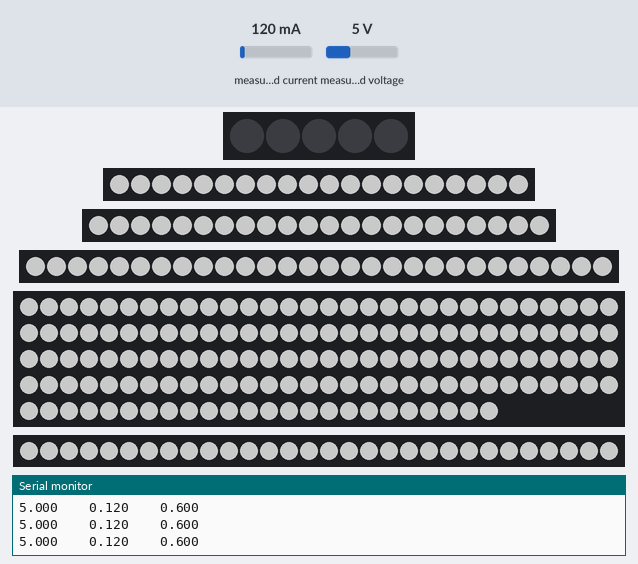
A sketch run on a simulated Arduino Uno, built with avr-gcc and run on an emulated ATmega328P. Shown: 5 RGB LEDs in strip order, left to right, 20 RGB LEDs in strip order, left to right, 22 RGB LEDs in strip order, left to right, 28 RGB LEDs in strip order, left to right, 144 RGB LEDs in strip order, left to right, continuing on the next row, 30 RGB LEDs in strip order, left to right, the last lines printed to the serial monitor. Inputs (shaded band) come from the test bench; at power-on: measured voltage 5 V, measured current 120 mA. Dim RGB values are drawn brighter than linear.

Above: at 3.2 s.
3.3 s: measured voltage set to 11.2 V
At 3.6 s:
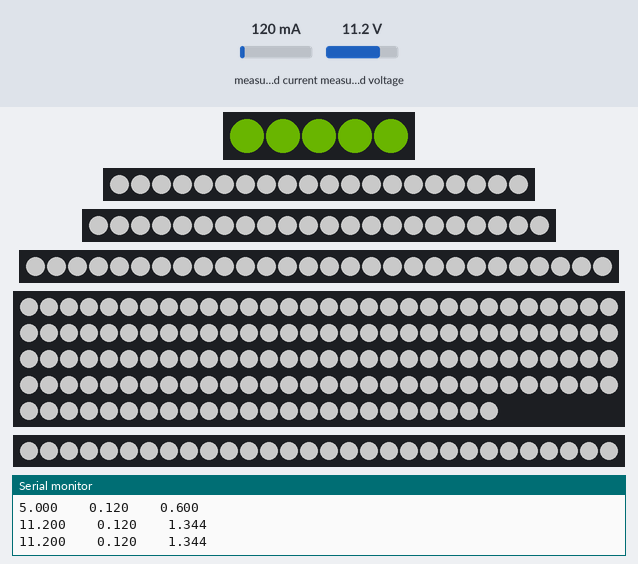
4.8 s: measured voltage set to 14.7 V
At 5.3 s:
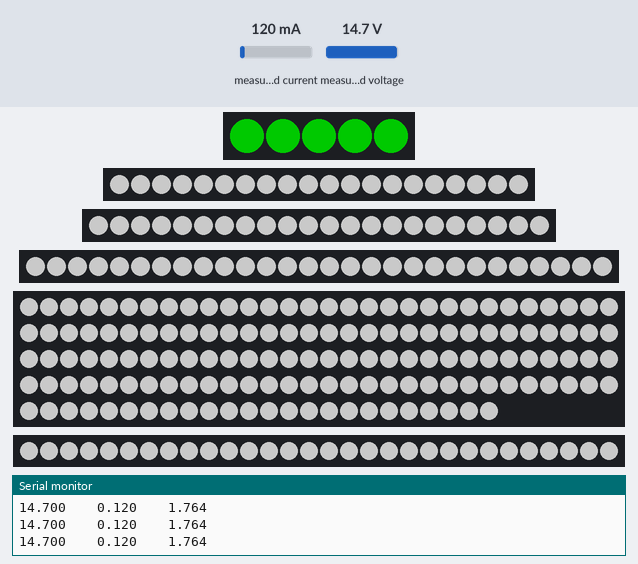
6.3 s: measured voltage set to 9.8 V
At 6.9 s:
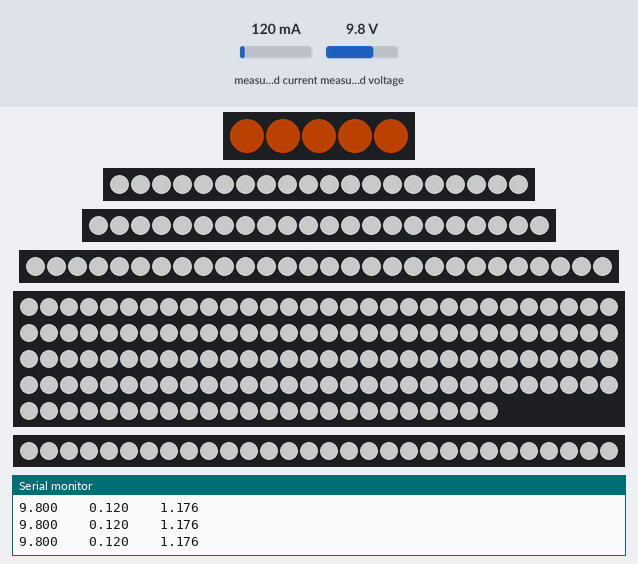
7.8 s: measured voltage set to 10.2 V
At 8.6 s:
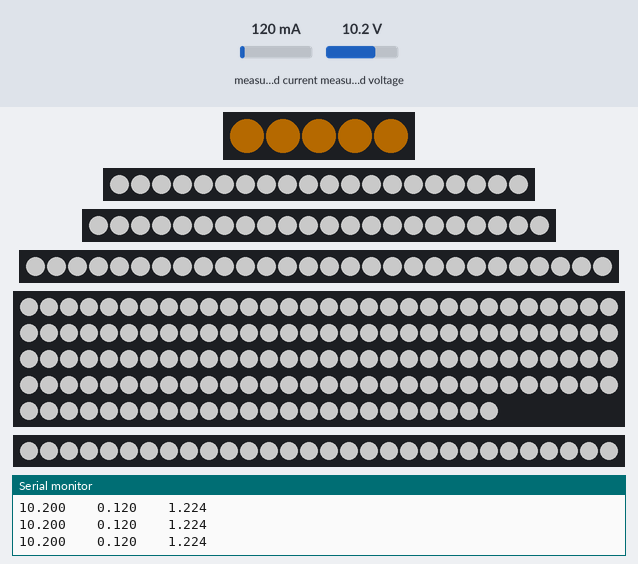
Timing chart, 0 to 10.3 s (numbered marks = the images above; inputs shaded):
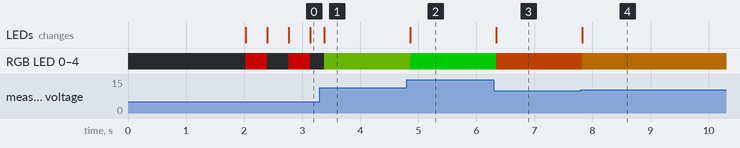

Measured:
- after the input at 3.3 s, the LEDs: change after 0.08 s (image 1)
- after the input at 4.8 s, RGB LED 0–4: RGB(37, 64, 0) → RGB(0, 102, 0) after 0.06 s; the LEDs: change after 0.06 s (image 2)
- after the input at 6.3 s, RGB LED 0–4: RGB(0, 102, 0) → RGB(75, 26, 0) at once; the LEDs: change at once (image 3)
- after the input at 7.8 s, RGB LED 0–4: RGB(75, 26, 0) → RGB(64, 37, 0) at once; the LEDs: change at once (image 4)

The sketch:

Batterytest_w_monitorindicator.ino
```cpp
#include <Wire.h>
#include <INA226.h>
#include <Adafruit_NeoPixel.h>
// ---------------- MACROS ----------------
#define LED_BRIGHTNESS 255 - 51 * 3

// ---------------- INA226 ----------------
INA226 INA(0x40);

// ---------------- Indicator LEDs ----------------
#define LED_PIN    6
#define LED_COUNT  5

Adafruit_NeoPixel strip(LED_COUNT, LED_PIN, NEO_GRB + NEO_KHZ800);

// ---------------- Test LED Strips ----------------
#define PIN_D9    9
#define PIN_D10   10
#define PIN_D11   11
#define PIN_D12   12
#define PIN_D13   13

#define LEDS_D9   20
#define LEDS_D10  22
#define LEDS_D11  28
#define LEDS_D12  144
#define LEDS_D13  30

Adafruit_NeoPixel stripD9 (LEDS_D9,  PIN_D9,  NEO_GRB + NEO_KHZ800);
Adafruit_NeoPixel stripD10(LEDS_D10, PIN_D10, NEO_GRB + NEO_KHZ800);
Adafruit_NeoPixel stripD11(LEDS_D11, PIN_D11, NEO_GRB + NEO_KHZ800);
Adafruit_NeoPixel stripD12(LEDS_D12, PIN_D12, NEO_GRB + NEO_KHZ800);
Adafruit_NeoPixel stripD13(LEDS_D13, PIN_D13, NEO_GRB + NEO_KHZ800);

// ---------------- Battery thresholds ----------------
const float BATTERY_FULL_V    = 12.6;
const float BATTERY_SHUTOFF_V = 8.4;
const float FLASH_THRESHOLD_V = 8.8;

// ---------------- Timing ----------------
unsigned long lastFlashTime = 0;
bool flashState = false;
const unsigned long flashIntervalMs = 300;

// ----------------------------------------------------
void setStripColor(Adafruit_NeoPixel &s, uint8_t r, uint8_t g, uint8_t b) {
  for (uint16_t i = 0; i < s.numPixels(); i++) {
    s.setPixelColor(i, s.Color(r, g, b));
  }
  s.show();
}

void setAllLEDs(uint8_t r, uint8_t g, uint8_t b) {
  for (int i = 0; i < LED_COUNT; i++) {
    strip.setPixelColor(i, strip.Color(r, g, b));
  }
  strip.show();
}

// Smoothly shift from green to red
void showBatteryColor(float batteryVoltage) {

  if (batteryVoltage > BATTERY_FULL_V) batteryVoltage = BATTERY_FULL_V;
  if (batteryVoltage < FLASH_THRESHOLD_V) batteryVoltage = FLASH_THRESHOLD_V;

  float fraction =
      (batteryVoltage - FLASH_THRESHOLD_V) /
      (BATTERY_FULL_V - FLASH_THRESHOLD_V);

  uint8_t red   = (uint8_t)(255.0f * (1.0f - fraction));
  uint8_t green = (uint8_t)(255.0f * fraction);

  setAllLEDs(red, green, 0);
}

void flashRedWarning() {

  unsigned long now = millis();

  if (now - lastFlashTime >= flashIntervalMs) {
    lastFlashTime = now;
    flashState = !flashState;

    if (flashState) {
      setAllLEDs(255, 0, 0);
    } else {
      setAllLEDs(0, 0, 0);
    }
  }
}

void setup() {

  Serial.begin(115200);
  delay(2000);

  Serial.println("INA226 battery monitor with LED warning");

  Wire.begin();

  if (!INA.begin()) {
    Serial.println("INA226 not detected");
    while (1);
  }

  INA.setMaxCurrentShunt(10.0, 0.005);

  // Indicator strip
  strip.begin();
  strip.setBrightness(LED_BRIGHTNESS);
  strip.show();

  // Test strips
  stripD9.begin();
  stripD10.begin();
  stripD11.begin();
  stripD12.begin();
  stripD13.begin();

  stripD9.setBrightness(LED_BRIGHTNESS);
  stripD10.setBrightness(LED_BRIGHTNESS);
  stripD11.setBrightness(LED_BRIGHTNESS);
  stripD12.setBrightness(LED_BRIGHTNESS);
  stripD13.setBrightness(LED_BRIGHTNESS);

  Serial.println("Battery_V\tCurrent_A\tPower_W");
}

void loop() {

  float batteryVoltage = INA.getBusVoltage();
  float currentA = INA.getCurrent();
  float powerW = INA.getPower();

  Serial.print(batteryVoltage, 3);
  Serial.print("\t\t");
  Serial.print(currentA, 3);
  Serial.print("\t\t");
  Serial.println(powerW, 3);

  // Battery indicator strip
  if (batteryVoltage <= FLASH_THRESHOLD_V) {
    flashRedWarning();
  } else {
    showBatteryColor(batteryVoltage);
  }

  // Keep test strips ON to draw load
  setStripColor(stripD9, 255, 255, 255);
  setStripColor(stripD10, 255, 255, 255);
  setStripColor(stripD11, 255, 255, 255);
  setStripColor(stripD12, 255, 255, 255);
  setStripColor(stripD13, 255, 255, 255);

  delay(100);
}
```
